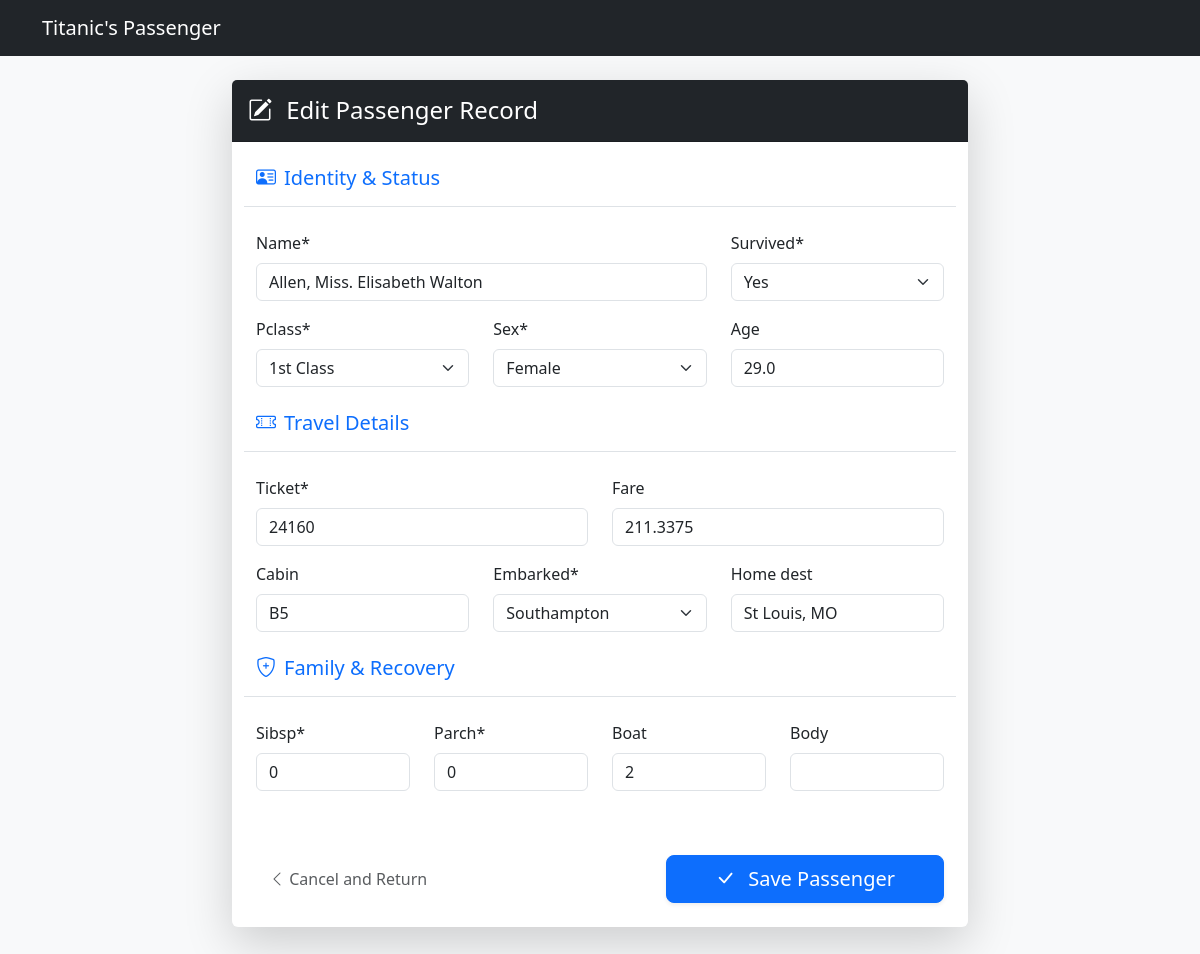
Page /1/edit/ on the committed database.
### core/models.py (models this page shows, shortened)
class Passenger(models.Model):
    survived = models.IntegerField()
    pclass = models.IntegerField()
    name = models.CharField(max_length=255)
    sex = models.CharField(max_length=10)
    age = models.FloatField(null=True, blank=True)
    sibsp = models.IntegerField()
    parch = models.IntegerField()
    ticket = models.CharField(max_length=100)
    fare = models.FloatField(null=True, blank=True)
    cabin = models.CharField(max_length=100, null=True, blank=True)
    embarked = models.CharField(max_length=100, null=True, blank=True)
    boat = models.CharField(max_length=100, null=True, blank=True)
    body = models.IntegerField(null=True, blank=True)
    home_dest = models.CharField(max_length=255, null=True, blank=True)

### core/views.py (the view)
# urls.py: path('<int:pk>/edit/', views.PassengerUpdateView.as_view(), name='passenger-update'),
class PassengerUpdateView(UpdateView):
    model = Passenger
    form_class = PassengerForm
    template_name = 'passenger_form.html'
    success_url = reverse_lazy('passenger-list')

### core/forms.py
class PassengerForm(forms.ModelForm):
    SURVIVED_CHOICES = [(1, 'Yes'), (0, 'No')]
    SEX_CHOICES = [('male', 'Male'), ('female', 'Female')]
    CLASS_CHOICES = [(1, '1st Class'), (2, '2nd Class'), (3, '3rd Class')]
    EMBARKED_CHOICES = [('S', 'Southampton'), ('C', 'Cherbourg'), ('Q', 'Queenstown')]
    survived = forms.ChoiceField(choices=SURVIVED_CHOICES, widget=forms.Select(attrs={'class': 'form-select'}))
    sex = forms.ChoiceField(choices=SEX_CHOICES, widget=forms.Select(attrs={'class': 'form-select'}))
    pclass = forms.ChoiceField(choices=CLASS_CHOICES, widget=forms.Select(attrs={'class': 'form-select'}))
    embarked = forms.ChoiceField(choices=EMBARKED_CHOICES, widget=forms.Select(attrs={'class': 'form-select'}))
    class Meta:
        model = Passenger
        fields = '__all__'

### core/templates/passenger_form.html (shortened to what this page needs)
{% extends 'base.html' %}
{% load crispy_forms_tags %}
{% block content %}
<div class="row justify-content-center mb-5">
    <div class="col-md-10 col-lg-8">
        <div class="card shadow-lg border-0">
            <div class="card-header bg-dark text-white py-3">
                <h4 class="mb-0">
                    <i class="bi {% if form.instance.pk %}bi-pencil-square{% else %}bi-person-plus-fill{% endif %} me-2"></i>
                    {% if form.instance.pk %}Edit Passenger Record{% else %}Register New Passenger{% endif %}
                </h4>
            </div>
            <div class="card-body p-4">
                <form method="post" class="needs-validation">
                    <div class="row border-bottom mb-4 pb-2">
                        <div class="col-12">
                            <h5 class="text-primary"><i class="bi bi-person-vcard me-2"></i>Identity & Status</h5>
                        </div>
                    </div>
                    <div class="row">
                        <div class="col-md-8">{{ form.name|as_crispy_field }}</div>
                        <div class="col-md-4">{{ form.survived|as_crispy_field }}</div>
                    </div>
                    <div class="row">
                        <div class="col-md-4">{{ form.pclass|as_crispy_field }}</div>
                        <div class="col-md-4">{{ form.sex|as_crispy_field }}</div>
                        <div class="col-md-4">{{ form.age|as_crispy_field }}</div>
                    </div>
                    <div class="row border-bottom mb-4 mt-2 pb-2">
                        <div class="col-12">
                            <h5 class="text-primary"><i class="bi bi-ticket-perforated me-2"></i>Travel Details</h5>
                        </div>
                    </div>
                    <div class="row">
                        <div class="col-md-6">{{ form.ticket|as_crispy_field }}</div>
                        <div class="col-md-6">{{ form.fare|as_crispy_field }}</div>
                    </div>
                    <div class="row">
                        <div class="col-md-4">{{ form.cabin|as_crispy_field }}</div>
                        <div class="col-md-4">{{ form.embarked|as_crispy_field }}</div>
                        <div class="col-md-4">{{ form.home_dest|as_crispy_field }}</div>
                    </div>
                    <div class="row border-bottom mb-4 mt-2 pb-2">
                        <div class="col-12">
                            <h5 class="text-primary"><i class="bi bi-shield-plus me-2"></i>Family & Recovery</h5>
                        </div>
                    </div>
                    <div class="row">
                        <div class="col-md-3">{{ form.sibsp|as_crispy_field }}</div>
                        <div class="col-md-3">{{ form.parch|as_crispy_field }}</div>
                        <div class="col-md-3">{{ form.boat|as_crispy_field }}</div>
                        <div class="col-md-3">{{ form.body|as_crispy_field }}</div>
                    </div>
                    <div class="mt-5 d-flex justify-content-between align-items-center">
                        <a href="{% url 'passenger-list' %}" class="btn btn-link text-decoration-none text-muted">
                            <i class="bi bi-chevron-left"></i> Cancel and Return
                        </a>
                        <button type="submit" class="btn btn-primary btn-lg px-5 shadow-sm">
                            <i class="bi bi-check-lg me-2"></i> Save Passenger
                        </button>
                    </div>
                </form>
            </div>
        </div>
    </div>
</div>
{% endblock %}

### rows in the picture
Passenger: name "Allen, Miss. Elisabeth Walton", survived "Yes", pclass "1st Class", sex "Female", age "29.0", ticket "24160", fare "211.3375", cabin "B5", embarked "Southampton", home_dest "St Louis, MO", sibsp "0", parch "0", boat "2"
